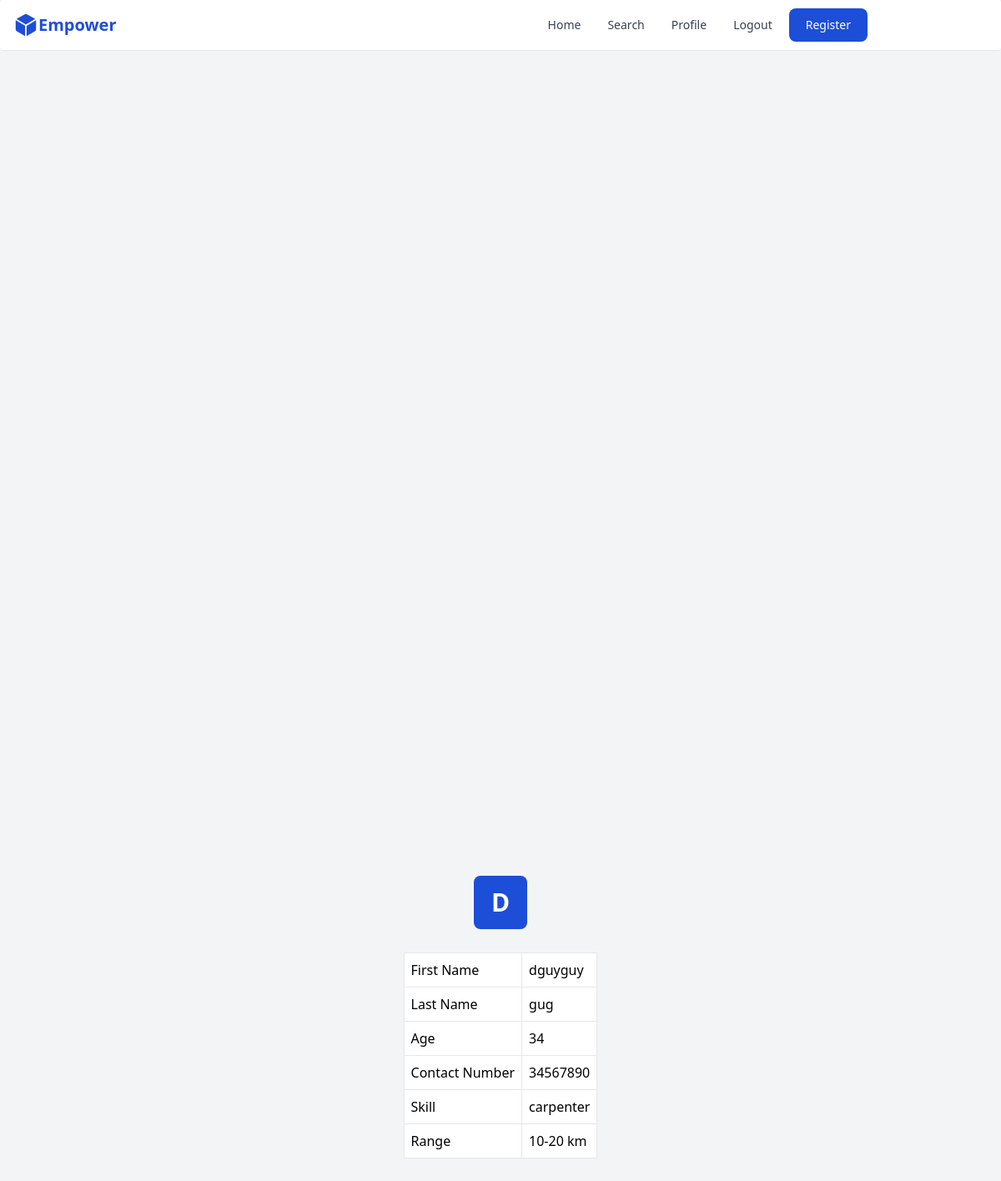
Page /profiles?type=worker&id=3 (signed in) on the committed database.
### tables this page shows
CREATE TABLE worker
         (ID INTEGER PRIMARY KEY AUTOINCREMENT,
         firstName           CHAR(255)    NOT NULL,
         lastName           CHAR(255)    NOT NULL,
         age            INT     NOT NULL,
         phoneNumber            CHAR(15)     NOT NULL,
         skill           CHAR(255)    ,
         range           CHAR(255)    );

### main.py (the view)
@app.route('/profiles',  methods=["GET"])
def profiles():
    if not 'user' in session or session['user'] == None:
        return redirect('/login')
    profileType = request.args.get("type")
    profileId = request.args.get("id")
    print(profileType, profileId)
    data = Model(profileType).load(condition={'ID': profileId})
    if data:
        model = Model('visits')
        previously_visited = model.load(
            condition={'email': session['user'], 'type': profileType, 'profileId': profileId})
        if not previously_visited:
            model.email = session['user']
            model.type = profileType
            model.profileId = profileId
            model.save()
        print(data)
        return render_template('profiles.html', links=links, currentPage='profiles', type=profileType, profile=data[0])
    return redirect('/')

### utils/connection.py (called while the page is built)
    def load(self, condition={}, clause='LIKE', sep=' AND '):
        if condition == {}:
            return [i for i in self.conn.execute(f'SELECT * FROM {self.tableName}')]
        try:
            if clause == 'LIKE':
                prepareConditions = [f"{k} LIKE '{v}%'" if type(v) == type(
                    'a') else f"{k}={v}" for (k, v) in condition.items()]
                return [i for i in self.conn.execute(f"SELECT * FROM {self.tableName} WHERE "+sep.join(prepareConditions))]
            prepareConditions = [f"{k}='{v}'" if type(v) == type(
                'a') else f"{k}={v}" for (k, v) in condition.items()]
            return [i for i in self.conn.execute(f"SELECT * FROM {self.tableName} WHERE "+sep.join(prepareConditions))]
        except sqlite3.OperationalError as e:
            print('😠', e)
            return False

### templates/profiles.html (shortened to what this page needs)
{% extends 'base.html' %}
{% block content %}
<div class="hero flex flex-col justify-center items-center w-full p-3 h-screen">
    <div
        class="mb-4 hover:ring-2 hover:ring-blue-500 hover:ring-offset-2 hover:scale-105 cursor-pointer  bg-blue-700 text-white text-3xl font-black capitalize h-16 w-16 flex items-center justify-center rounded-lg hover:shadow-lg">
        <p>{{profile[1][0]}}</p>
    </div>
    <div class="details flex flex-col items-center">
        {% if type == 'worker' %}
        <table class="m-3 bg-white">
            <tbody>
                <tr>
                    <td class="p-2 border">First Name</td>
                    <td class="p-2 border">{{profile[1]}}</td>
                </tr>
                <tr>
                    <td class="p-2 border">Last Name</td>
                    <td class="p-2 border">{{profile[2]}}</td>
                </tr>
                <tr>
                    <td class="p-2 border">Age</td>
                    <td class="p-2 border">{{profile[3]}}</td>
                </tr>
                <tr>
                    <td class="p-2 border">Contact Number</td>
                    <td class="p-2 border">{{profile[4]}}</td>
                </tr>
                <tr>
                    <td class="p-2 border">Skill</td>
                    <td class="p-2 border">{{profile[5]}}</td>
                </tr>
                <tr>
                    <td class="p-2 border">Range</td>
                    <td class="p-2 border">{{profile[6]}}</td>
                </tr>
            </tbody>
        </table>
        {% endif %}
    </div>
</div>
{% endblock %}

### static/css/style.css (style rules this page uses)
* { transition: 0.3s all ease; }

### rows in the picture
worker: firstName "D", firstName "dguyguy", lastName "gug", age "34", phoneNumber "34567890", skill "carpenter", range "10-20 km"

### other values in the picture
{{ link }} "Home" "Search" "Profile" "Logout"
